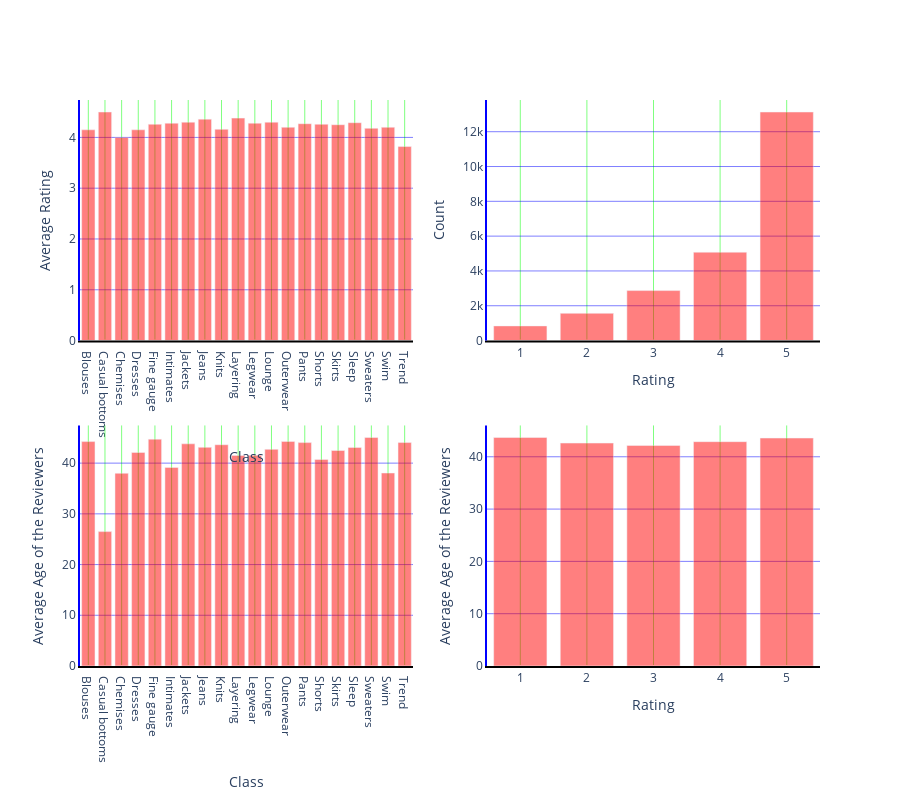

Notebook source saved alongside this figure:
### Code cell
df1=df['Rating'].value_counts().to_frame()
avgdf1 = df.groupby('Class Name').agg({'Rating': np.average})
avgdf2 = df.groupby('Class Name').agg({'Age': np.average})
avgdf3 = df.groupby('Rating').agg({'Age': np.average})

trace1 = go.Bar(
    x=avgdf1.index,
    y=round(avgdf1['Rating'],2),
    marker=dict(
        color=avgdf1['Rating'],
        colorscale = 'RdBu')
)

trace2 = go.Bar(
    x=df1.index,
    y=df1.Rating,
    marker=dict(
        color=df1['Rating'],
        colorscale = 'RdBu')
)

trace3 = go.Bar(
    x=avgdf2.index,
    y=round(avgdf2['Age'],2),
    marker=dict(
        color=avgdf2['Age'],
        colorscale = 'RdBu')
)

trace4 = go.Bar(
    x=avgdf3.index,
    y=round(avgdf3['Age'],2),
    marker=dict(
        color=avgdf3['Age'],
        colorscale = 'Reds')
)

fig = tools.make_subplots(rows=2, cols=2, print_grid=False)

fig.append_trace(trace1, 1, 1)
fig.append_trace(trace2, 1, 2)
fig.append_trace(trace3, 2, 1)
fig.append_trace(trace4, 2, 2)

fig['layout']['xaxis1'].update(title='Class')
fig['layout']['yaxis1'].update(title='Average Rating')
fig['layout']['xaxis2'].update(title='Rating')
fig['layout']['yaxis2'].update(title='Count')
fig['layout']['xaxis3'].update(title='Class')
fig['layout']['yaxis3'].update(title='Average Age of the Reviewers')
fig['layout']['xaxis4'].update(title='Rating')
fig['layout']['yaxis4'].update(title='Average Age of the Reviewers')

fig['layout'].update(height=800, width=900, showlegend=False)
fig.update_layout(
    {
        'plot_bgcolor': 'rgba(0,0,0,0)',
        'paper_bgcolor': 'rgba(0,0,0,0)'
    }
)
fig['layout'].update(plot_bgcolor='rgba(0,0,0,0)')
fig['layout'].update(paper_bgcolor='rgba(0,0,0,0)')

# Customize plot colors
fig.update_traces(marker=dict(color='rgb(255, 0, 0)', opacity=0.5))  # Set marker color to red
fig.update_layout(legend=dict(bgcolor='rgba(255, 255, 255, 0.6)'))  # Customize legend background color
fig.update_xaxes(showline=True, linewidth=2, linecolor='black', gridcolor='rgba(0, 255, 0, 0.5)')  # Customize x-axis appearance
fig.update_yaxes(showline=True, linewidth=2, linecolor='blue', gridcolor='rgba(0, 0, 255, 0.5)')  # Customize y-axis appearance

py.iplot(fig)

### Figure 1 — Plotly figure (JSON) as saved in the notebook; plotly's stock layout.template omitted (floating-point values rounded to 4 significant figures)
{"data": [{"marker": {"color": "rgb(255, 0, 0)", "colorscale": [[0, "rgb(103,0,31)"], [0.1, "rgb(178,24,43)"], [0.2, "rgb(214,96,77)"], [0.3, "rgb(244,165,130)"], [0.4, "rgb(253,219,199)"], [0.5, "rgb(247,247,247)"], [0.6, "rgb(209,229,240)"], [0.7, "rgb(146,197,222)"], [0.8, "rgb(67,147,195)"], [0.9, "rgb(33,102,172)"], [1, "rgb(5,48,97)"]], "opacity": 0.5}, "x": ["Blouses", "Casual bottoms", "Chemises", "Dresses", "Fine gauge", "Intimates", "Jackets", "Jeans", "Knits", "Layering", "Legwear", "Lounge", "Outerwear", "Pants", "Shorts", "Skirts", "Sleep", "Sweaters", "Swim", "Trend"], "xaxis": "x", "y": [4.15, 4.5, 4, 4.15, 4.26, 4.28, 4.3, 4.36, 4.16, 4.38, 4.28, 4.3, 4.2, 4.27, 4.26, 4.25, 4.29, 4.18, 4.2, 3.82], "yaxis": "y", "type": "bar"}, {"marker": {"color": "rgb(255, 0, 0)", "colorscale": [[0, "rgb(103,0,31)"], [0.1, "rgb(178,24,43)"], [0.2, "rgb(214,96,77)"], [0.3, "rgb(244,165,130)"], [0.4, "rgb(253,219,199)"], [0.5, "rgb(247,247,247)"], [0.6, "rgb(209,229,240)"], [0.7, "rgb(146,197,222)"], [0.8, "rgb(67,147,195)"], [0.9, "rgb(33,102,172)"], [1, "rgb(5,48,97)"]], "opacity": 0.5}, "x": [5, 4, 3, 2, 1], "xaxis": "x2", "y": [13131, 5077, 2871, 1565, 842], "yaxis": "y2", "type": "bar"}, {"marker": {"color": "rgb(255, 0, 0)", "colorscale": [[0, "rgb(103,0,31)"], [0.1, "rgb(178,24,43)"], [0.2, "rgb(214,96,77)"], [0.3, "rgb(244,165,130)"], [0.4, "rgb(253,219,199)"], [0.5, "rgb(247,247,247)"], [0.6, "rgb(209,229,240)"], [0.7, "rgb(146,197,222)"], [0.8, "rgb(67,147,195)"], [0.9, "rgb(33,102,172)"], [1, "rgb(5,48,97)"]], "opacity": 0.5}, "x": ["Blouses", "Casual bottoms", "Chemises", "Dresses", "Fine gauge", "Intimates", "Jackets", "Jeans", "Knits", "Layering", "Legwear", "Lounge", "Outerwear", "Pants", "Shorts", "Skirts", "Sleep", "Sweaters", "Swim", "Trend"], "xaxis": "x3", "y": [44.25, 26.5, 38, 42.11, 44.73, 39.16, 43.81, 43.12, 43.63, 41.53, 41.55, 42.72, 44.29, 44.05, 40.73, 42.49, 43.1, 45.06, 38.05, 44.06], "yaxis": "y3", "type": "bar"}, {"marker": {"color": "rgb(255, 0, 0)", "colorscale": [[0, "rgb(255,245,240)"], [0.125, "rgb(254,224,210)"], [0.25, "rgb(252,187,161)"], [0.375, "rgb(252,146,114)"], [0.5, "rgb(251,106,74)"], [0.625, "rgb(239,59,44)"], [0.75, "rgb(203,24,29)"], [0.875, "rgb(165,15,21)"], [1, "rgb(103,0,13)"]], "opacity": 0.5}, "x": [1, 2, 3, 4, 5], "xaxis": "x4", "y": [43.69, 42.62, 42.16, 42.89, 43.58], "yaxis": "y4", "type": "bar"}], "layout": {"height": 800, "legend": {"bgcolor": "rgba(255, 255, 255, 0.6)"}, "paper_bgcolor": "rgba(0,0,0,0)", "plot_bgcolor": "rgba(0,0,0,0)", "showlegend": false, "width": 900, "xaxis": {"anchor": "y", "domain": [0, 0.45], "gridcolor": "rgba(0, 255, 0, 0.5)", "linecolor": "black", "linewidth": 2, "showline": true, "title": {"text": "Class"}}, "yaxis": {"anchor": "x", "domain": [0.575, 1], "gridcolor": "rgba(0, 0, 255, 0.5)", "linecolor": "blue", "linewidth": 2, "showline": true, "title": {"text": "Average Rating"}}, "xaxis2": {"anchor": "y2", "domain": [0.55, 1], "gridcolor": "rgba(0, 255, 0, 0.5)", "linecolor": "black", "linewidth": 2, "showline": true, "title": {"text": "Rating"}}, "yaxis2": {"anchor": "x2", "domain": [0.575, 1], "gridcolor": "rgba(0, 0, 255, 0.5)", "linecolor": "blue", "linewidth": 2, "showline": true, "title": {"text": "Count"}}, "xaxis3": {"anchor": "y3", "domain": [0, 0.45], "gridcolor": "rgba(0, 255, 0, 0.5)", "linecolor": "black", "linewidth": 2, "showline": true, "title": {"text": "Class"}}, "yaxis3": {"anchor": "x3", "domain": [0, 0.425], "gridcolor": "rgba(0, 0, 255, 0.5)", "linecolor": "blue", "linewidth": 2, "showline": true, "title": {"text": "Average Age of the Reviewers"}}, "xaxis4": {"anchor": "y4", "domain": [0.55, 1], "gridcolor": "rgba(0, 255, 0, 0.5)", "linecolor": "black", "linewidth": 2, "showline": true, "title": {"text": "Rating"}}, "yaxis4": {"anchor": "x4", "domain": [0, 0.425], "gridcolor": "rgba(0, 0, 255, 0.5)", "linecolor": "blue", "linewidth": 2, "showline": true, "title": {"text": "Average Age of the Reviewers"}}}}
